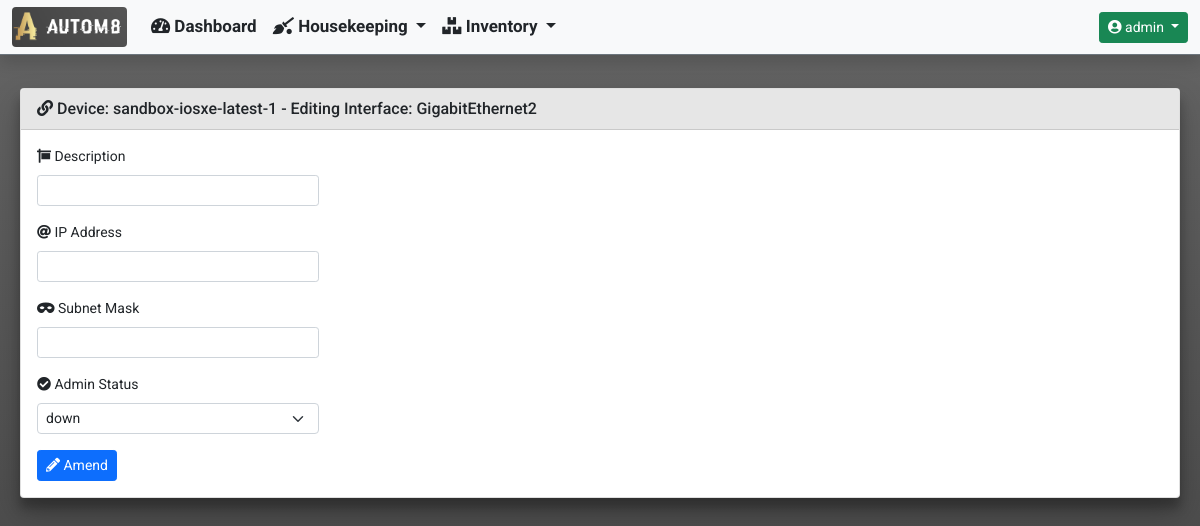
The page /inventory/device_interface_edit/GigabitEthernet2/ (signed in) on the database as committed earlier.
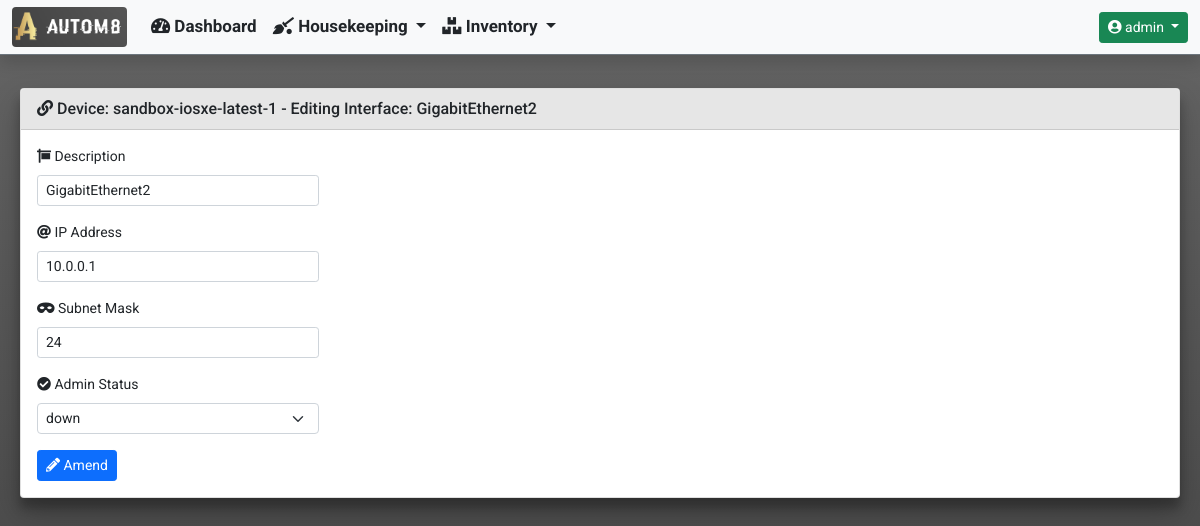
The same page on the database as committed later.
### inventory/models.py (models this page shows)
class DeviceInterfaces(models.Model):
    device_id = models.ForeignKey(Device, null=True, on_delete=models.CASCADE)
    name = models.CharField(blank=True, null=True, max_length=255)
    interface_type = models.CharField(blank=True, null=True, max_length=255)
    description = models.CharField(blank=True, null=True, max_length=255)
    ipv4_address = models.GenericIPAddressField(
        blank=True, null=True, max_length=12)
    ipv4_subnet_mask = models.CharField(blank=True, null=True, max_length=12)
    admin_status = models.CharField(blank=True, null=True, max_length=255)
    oper_status = models.CharField(blank=True, null=True, max_length=255)
    phys_address = models.CharField(blank=True, null=True, max_length=255)

### inventory/views.py (the view, shortened to what this page needs)
def device_interface_edit(request, interface_name):
    interface = DeviceInterfaces.objects.get(name=interface_name)
    context = {
        'title': 'Device - Edit Interface',
        'card_header': f'Device: {interface.device_id.hostname} - Editing Interface: {interface.name}'
    }
    if request.method == 'GET':
        form = InterfaceEditForm(instance=interface)
        context['form'] = form
        return render(request, 'inventory/device_interface_edit.html', context)
    return render(request, 'inventory/device_interface_edit.html', context)

### inventory/forms.py
class InterfaceEditForm(forms.ModelForm):
    class Meta:
        model = DeviceInterfaces
        fields = (
            'description',
            'ipv4_address',
            'ipv4_subnet_mask',
            'admin_status'
        )
        labels = {
            'description': mark_safe('<i class="fas fa-sign"></i> Description'),
            'ipv4_address': mark_safe('<i class="fas fa-at"></i> IP Address'),
            'ipv4_subnet_mask': mark_safe('<i class="fas fa-mask"></i> Subnet Mask'),
            'admin_status': mark_safe('<i class="fas fa-check-circle"></i> Admin Status')
        }
        widgets = {
            'description': forms.TextInput(attrs={'class': 'form-control form-control-sm'}),
            'ipv4_address': forms.TextInput(attrs={'class': 'form-control form-control-sm'}),
            'ipv4_subnet_mask': forms.TextInput(attrs={'class': 'form-control form-control-sm'}),
            'admin_status': forms.Select(attrs={'class': 'form-control form-select-sm'}, choices=INTERFACE_STATES)
        }

### templates/inventory/device_interface_edit.html (shortened to what this page needs)
{% extends "base_template/base.html"%}
{% load crispy_forms_tags %}
{% block content %}
<form method="POST">
    <div class="col-md-3">
        {{ form|crispy }}
    </div>
    <button type="submit" class="btn btn-sm btn-primary">
        <i class="fas fa-pencil-alt"></i>
        Amend
    </button>
</form>
{% endblock %}

Rows that differ between the two databases and show on the page:
removed DeviceInterfaces: admin_status "down"
added DeviceInterfaces: description "GigabitEthernet2", ipv4_address "10.0.0.1", ipv4_subnet_mask "24", admin_status "down"
